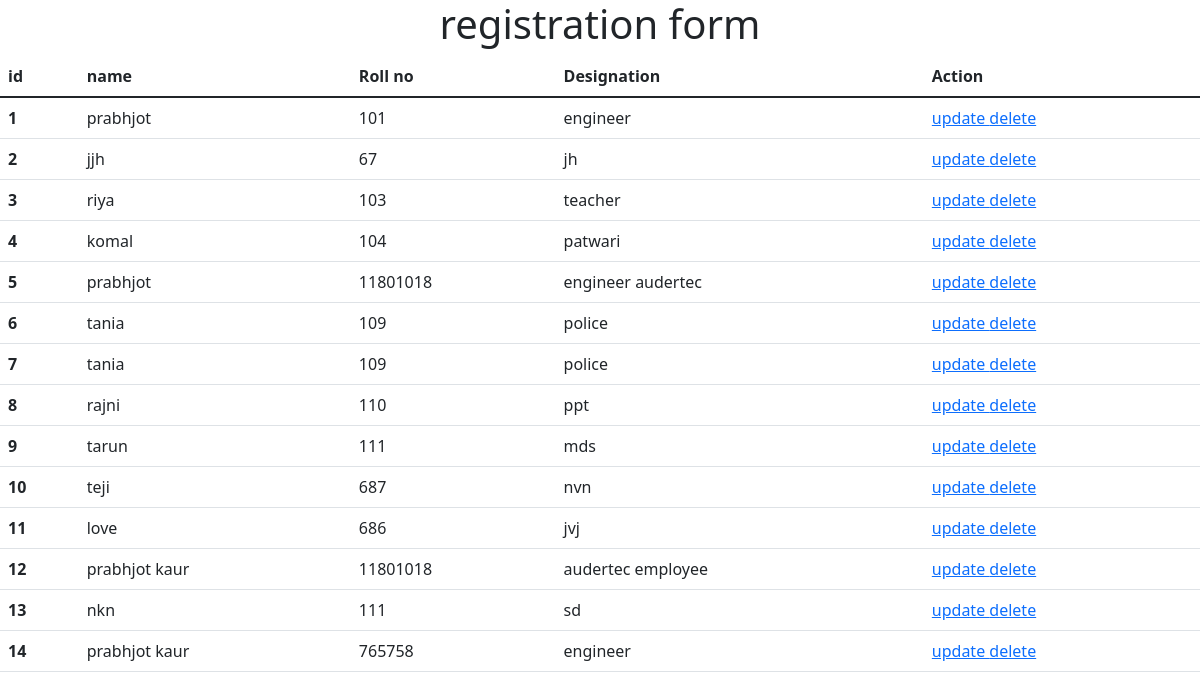
Screenshot of /view/ with the database file from the repository.
### product/models.py (models this page shows)
class Product(models.Model):
    name = models.CharField(max_length=100)
    rollno = models.IntegerField()
    designation = models.CharField(max_length=100)

### product/views.py (the view)
# urls.py: path('view/',views.view,name='view'),
def view(request):
    form = Product.objects.all()
    return render(request,'view.html',{'fm':form})

### product/templates/view.html (shortened to what this page needs)
<!DOCTYPE html>
<html>
  <head>
  </head>
  <body>
    <!DOCTYPE html>
    <html lang="en">
      <head>
        <link
          href="https://cdn.jsdelivr.net/npm/bootstrap@5.1.3/dist/css/bootstrap.min.css"
          rel="stylesheet"
        />
      </head>
      <body>
        <center><h1>registration form</h1></center>
        <center>
          <table class="table">
            <thead>
              <tr>
                <th scope="col">id</th>
                <th scope="col">name</th>
                <th scope="col">Roll no</th>
                <th scope="col">Designation</th>
                <th scope="col">Action</th>
              </tr>
            </thead>
            <tbody>
              {% if fm %} {% for f in fm%}
              <tr>
                <th scope="row">{{f.id}}</th>
                <td>{{f.name}}</td>
                <td>{{f.rollno}}</td>
                <td>{{f.designation}}</td>
                <td>
                  <a href="/edit/{{f.id}}"> update </a>
                  <a href="/update/{{f.id}}"> delete </a>
                </td>
                {% endfor %} {% endif %}
              </tr>
            </tbody>
          </table>
        </center>
      </body>
    </html>
  </body>
</html>

### rows the page displays
Product: id "1", name "prabhjot", rollno "101", designation "engineer"
Product: id "2", name "jjh", rollno "67", designation "jh"
Product: id "3", name "riya", rollno "103", designation "teacher"
Product: id "4", name "komal", rollno "104", designation "patwari"
Product: id "5", name "prabhjot", rollno "11801018", designation "engineer audertec"
Product: id "6", name "tania", rollno "109", designation "police"
Product: id "7", name "tania", rollno "109", designation "police"
Product: id "8", name "rajni", rollno "110", designation "ppt"
Product: id "9", name "tarun", rollno "111", designation "mds"
Product: id "10", name "teji", rollno "687", designation "nvn"
Product: id "11", name "love", rollno "686", designation "jvj"
Product: id "12", name "prabhjot kaur", rollno "11801018", designation "audertec employee"
Product: id "13", name "nkn", rollno "111", designation "sd"
Product: id "14", name "prabhjot kaur", rollno "765758", designation "engineer"
